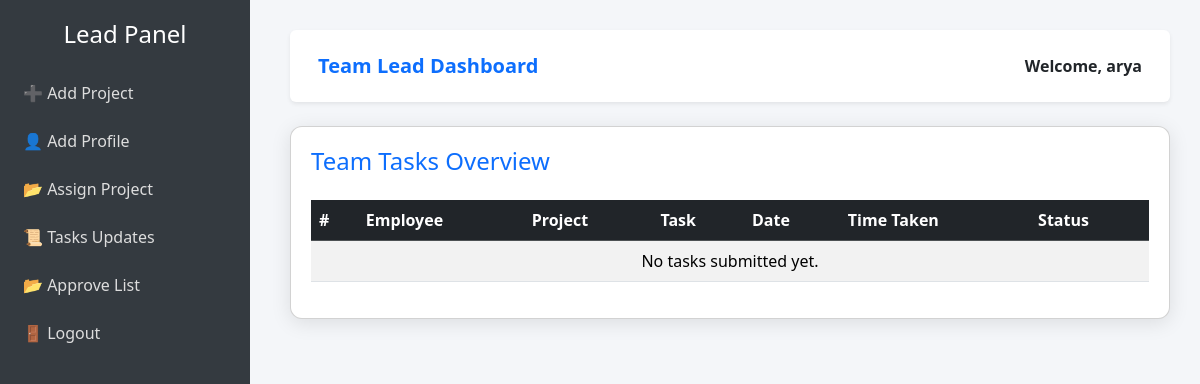
The app's page /team_lead_task_view/ (signed in), older data.
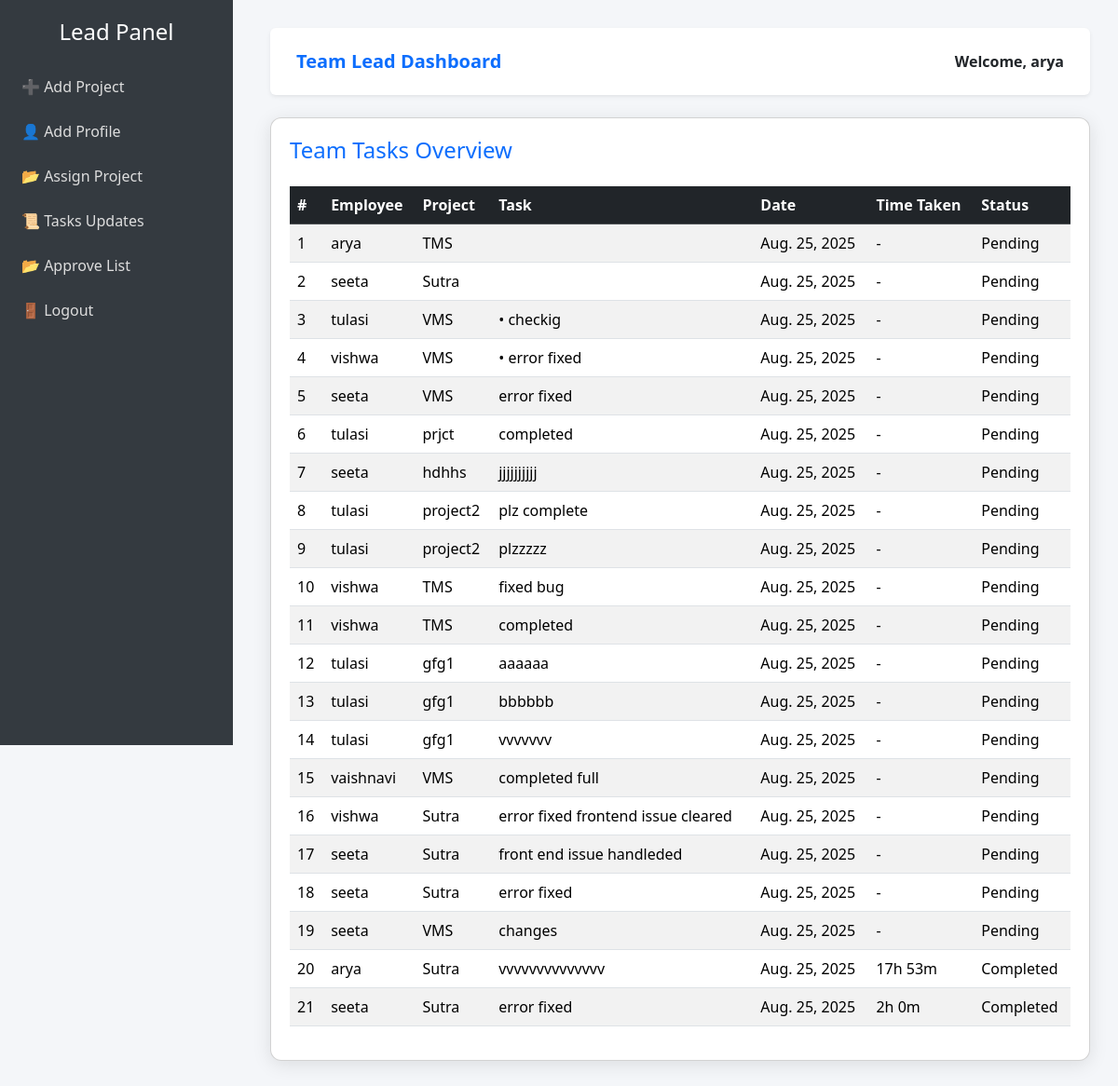
The same page, newer data.
### standup/models.py (models this page shows, shortened)
class User(AbstractUser):
    ROLE_CHOICES = (
        ('employee', 'Employee'),
        ('lead', 'Tech Lead'),
    )
    role = models.CharField(max_length=10, choices=ROLE_CHOICES, blank=True,null=True)
    is_approved = models.BooleanField(default=False)
    is_pending = models.BooleanField(default=True)

class DailyUpdates(models.Model):
    user = models.ForeignKey(User, on_delete=models.CASCADE)
    project = models.ForeignKey(Project, on_delete=models.CASCADE)
    task_description = models.TextField()
    task_date = models.DateField(default=timezone.localdate)
    time_taken = models.DurationField(null=True,blank=True)
    status = models.CharField(
    max_length=20,
    choices=[('completed','Completed'),('pending','Pending')],
    default='pending'
    )

class Project(models.Model):
    name =  models.CharField(max_length=100,unique=True)
    description = models.TextField()
    lead = models.ForeignKey(User, on_delete=models.CASCADE, related_name="leading_projects", limit_choices_to={'role': 'lead'})

### standup/views.py (the view)
# urls.py: path('team_lead_task_view/',team_lead_task_view,name='team_lead_task_view'),
@login_required(login_url='login')
def team_lead_task_view(request):
    tasks = DailyUpdates.objects.select_related('user', 'project').order_by('-task_date')
    for task in tasks:
        if task.time_taken:
            total_seconds = task.time_taken.total_seconds()
            hours = int(total_seconds // 3600)
            minutes = int((total_seconds % 3600) // 60)
            task.time_taken_str = f"{hours}h {minutes}m"
        else:
            task.time_taken_str = "-"
    return render(request, 'lead_taskupdates.html', {'tasks': tasks})

### standup/templates/lead_taskupdates.html (shortened to what this page needs)
<!DOCTYPE html>
<html lang="en">
<head>
  <link href="https://cdn.jsdelivr.net/npm/bootstrap@5.3.2/dist/css/bootstrap.min.css" rel="stylesheet">
</head>
<body>
<div class="sidebar">
  <h4>Lead Panel</h4>
  <a href="{% url 'add_project' %}">➕ Add Project</a>
  <a href="{% url 'add_profile' %}">👤 Add Profile</a>
  <a href="{% url 'assign_project' %}">📂 Assign Project</a>
  <a href="{% url 'team_lead_task_view' %}">📜 Tasks Updates</a>
  <a href="{% url 'approval_list' %}">📂 Approve List</a>
  <a href="{% url 'logout_view' %}">🚪 Logout</a>
</div>
<div class="content">
  <nav class="navbar navbar-light bg-white shadow-sm mb-4 p-3 rounded">
    <div class="container d-flex justify-content-between align-items-center">
      <a class="navbar-brand">Team Lead Dashboard</a>
      <span class="fw-bold">Welcome, {{ request.user.username }}</span>
    </div>
  </nav>
  <div class="card">
    <h4 class="mb-4 text-primary">Team Tasks Overview</h4>
    <div class="table-responsive">
      <table class="table table-striped table-hover align-middle">
        <thead class="table-dark">
          <tr>
            <th>#</th>
            <th>Employee</th>
            <th>Project</th>
            <th>Task</th>
            <th>Date</th>
            <th>Time Taken</th>
            <th>Status</th>
          </tr>
        </thead>
        <tbody>
          {% for task in tasks %}
          <tr>
            <td>{{ forloop.counter }}</td>
            <td>{{ task.user.username }}</td>
            <td>{{ task.project.name }}</td>
            <td>{{ task.task_description }}</td>
            <td>{{ task.task_date }}</td>
            <td>{{ task.time_taken_str }}</td>
            <td class="status-{{ task.status }}">{{ task.status|capfirst }}</td>
          </tr>
          {% empty %}
          <tr>
            <td colspan="7" class="text-center">No tasks submitted yet.</td>
          </tr>
          {% endfor %}
        </tbody>
      </table>
    </div>
  </div>
</div>
</body>
</html>

### standup/templates/lead_taskupdates.html (style rules this page uses)
body { font-family: 'Segoe UI', Tahoma, Geneva, Verdana, sans-serif; background-color: #f4f6f9; }
.sidebar { height: 100vh; width: 250px; position: fixed; top: 0; left: 0; background-color: #343a40; padding-top: 20px; }
.sidebar h4 { color: #fff; text-align: center; margin-bottom: 20px; }
.sidebar a { display: block; padding: 12px 20px; color: #ddd; text-decoration: none; border-left: 3px solid transparent; transition: 0.3s; }
.content { margin-left: 260px; padding: 30px; }
.navbar-brand { font-weight: bold; color: #0d6efd !important; }
.card { border-radius: 12px; box-shadow: 0 4px 20px rgba(0,0,0,0.1); padding: 20px; background-color: #fff; }
table th, table td { vertical-align: middle !important; }
.status-completed { color: #198754; font-weight: 500; }
.status-pending { color: #ffc107; font-weight: 500; }

Row changes from the older to the newer data that the page shows:
added DailyUpdates: user.username "arya", project.name "TMS", task_date "Aug. 25, 2025", time_taken_str "-", status "Pending"
added DailyUpdates: user.username "seeta", project.name "Sutra", task_date "Aug. 25, 2025", time_taken_str "-", status "Pending"
added DailyUpdates: user.username "tulasi", project.name "VMS", task_description "• checkig", task_date "Aug. 25, 2025", time_taken_str "-", status "Pending"
added DailyUpdates: user.username "vishwa", project.name "VMS", task_description "• error fixed", task_date "Aug. 25, 2025", time_taken_str "-", status "Pending"
added DailyUpdates: user.username "seeta", project.name "VMS", task_description "error fixed", task_date "Aug. 25, 2025", time_taken_str "-", status "Pending"
added DailyUpdates: user.username "tulasi", project.name "prjct", task_description "completed", task_date "Aug. 25, 2025", time_taken_str "-", status "Pending"
added DailyUpdates: user.username "seeta", project.name "hdhhs", task_description "jjjjjjjjjj", task_date "Aug. 25, 2025", time_taken_str "-", status "Pending"
added DailyUpdates: user.username "tulasi", project.name "project2", task_description "plz complete", task_date "Aug. 25, 2025", time_taken_str "-", status "Pending"
added DailyUpdates: user.username "tulasi", project.name "project2", task_description "plzzzzz", task_date "Aug. 25, 2025", time_taken_str "-", status "Pending"
added DailyUpdates: user.username "vishwa", project.name "TMS", task_description "fixed bug", task_date "Aug. 25, 2025", time_taken_str "-", status "Pending"
added DailyUpdates: user.username "vishwa", project.name "TMS", task_description "completed", task_date "Aug. 25, 2025", time_taken_str "-", status "Pending"
added DailyUpdates: user.username "tulasi", project.name "gfg1", task_description "aaaaaa", task_date "Aug. 25, 2025", time_taken_str "-", status "Pending"
added DailyUpdates: user.username "tulasi", project.name "gfg1", task_description "bbbbbb", task_date "Aug. 25, 2025", time_taken_str "-", status "Pending"
added DailyUpdates: user.username "tulasi", project.name "gfg1", task_description "vvvvvvv", task_date "Aug. 25, 2025", time_taken_str "-", status "Pending"
added DailyUpdates: user.username "vaishnavi", project.name "VMS", task_description "completed full", task_date "Aug. 25, 2025", time_taken_str "-", status "Pending"
added DailyUpdates: user.username "vishwa", project.name "Sutra", task_description "error fixed frontend issue cleared", task_date "Aug. 25, 2025", time_taken_str "-", status "Pending"
added DailyUpdates: user.username "seeta", project.name "Sutra", task_description "front end issue handleded", task_date "Aug. 25, 2025", time_taken_str "-", status "Pending"
added DailyUpdates: user.username "seeta", project.name "Sutra", task_description "error fixed", task_date "Aug. 25, 2025", time_taken_str "-", status "Pending"
added DailyUpdates: user.username "seeta", project.name "VMS", task_description "changes", task_date "Aug. 25, 2025", time_taken_str "-", status "Pending"
added DailyUpdates: user.username "arya", project.name "Sutra", task_description "vvvvvvvvvvvvvv", task_date "Aug. 25, 2025", time_taken_str "17h 53m", status "Completed"
added DailyUpdates: user.username "seeta", project.name "Sutra", task_description "error fixed", task_date "Aug. 25, 2025", time_taken_str "2h 0m", status "Completed"
Text that changed along with them:
text no longer shown: "No tasks submitted yet."
